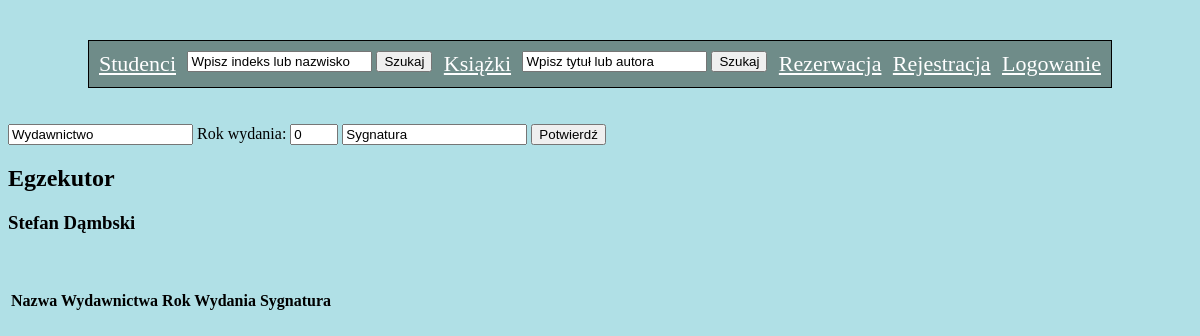
/egzemplarz.php?id_dzielo=4, run on an earlier commit of the app's database.
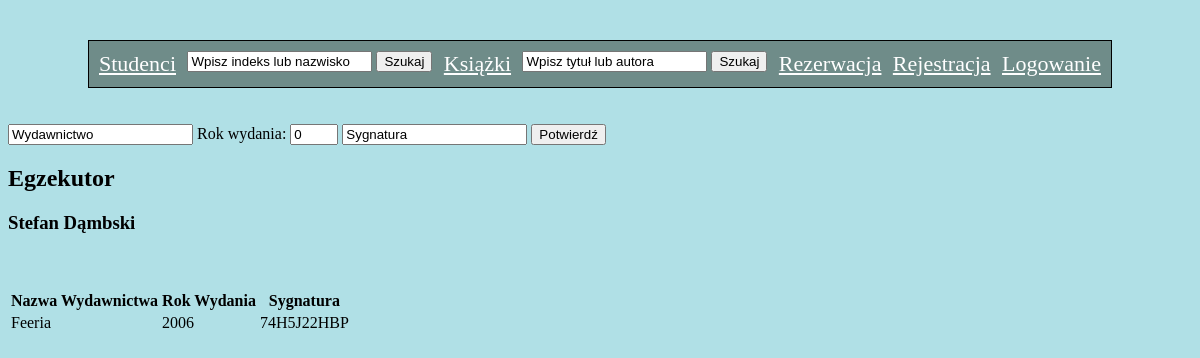
And on a later commit of the database.
### tables this page shows
CREATE TABLE dzielo (
id_dzielo INT(10) NOT NULL AUTO_INCREMENT,
kategoria ENUM('horror', 'thriller', 'science fiction', 'kryminal', 'romans', 'nauka', 'psychologia', 'poezja', 'biografia', 'inna'),
tytul VARCHAR(100) NOT NULL,
autor VARCHAR(100) NOT NULL,
PRIMARY KEY (id_dzielo)
 );

CREATE TABLE egzemplarz (
id_egz INT(10) NOT NULL AUTO_INCREMENT,
dzielo_id INT(10) NOT NULL,
wyd_id INT(10) NOT NULL,
rok_wydania INT(10) DEFAULT NULL,
sygnatura VARCHAR(20) NOT NULL UNIQUE,
CONSTRAINT dziela FOREIGN KEY (dzielo_id) REFERENCES dzielo(id_dzielo) ON UPDATE CASCADE,
CONSTRAINT wydawnictwa FOREIGN KEY (wyd_id) REFERENCES wydawnictwo(id_wyd) ON UPDATE CASCADE,
PRIMARY KEY (id_egz),
CONSTRAINT unEgz UNIQUE (dzielo_id, wyd_id)
 );

CREATE TABLE wydawnictwo (
id_wyd INT(10) NOT NULL AUTO_INCREMENT,
nazwa_wyd VARCHAR(100) NOT NULL,
PRIMARY KEY (id_wyd)
 );

### egzemplarz.php (the view, shortened to what this page needs)
<?php
include 'widok.php';
?>
<div id="nowy_egzemplarz">
	<form action="#" method="POST">
		<input type="text" name="nazwa_wyd" value="Wydawnictwo">
		Rok wydania: <input type="number" name="rok_wydania" min="0" style="width: 40px;" value="0">
		<input type="text" name="nazwa_wyd" value="Sygnatura">
		<input type="submit" value="Potwierdź">
	</form>
</div>
<?php
$link = new mysqli("localhost", "root", "", "biblioteka");
$q = "SELECT * FROM dzielo WHERE id_dzielo={$_GET['id_dzielo']}";
$result = mysqli_query($link, $q) or die($link->error);
$row = $result->fetch_assoc();
echo "<h2>".$row['tytul']."</h2>";
echo "<h3>".$row['autor']."</h2>";
?>
<br><br>
<?php
$q1 = "SELECT nazwa_wyd, egzemplarz.* FROM egzemplarz JOIN wydawnictwo ON id_wyd=wyd_id WHERE dzielo_id={$_GET['id_dzielo']}";
$result1 = mysqli_query($link, $q1) or die($link->error);
?>
<div>
	<table>
		<thead>
			<tr>
				<th>Nazwa Wydawnictwa</th>
				<th>Rok Wydania</th>
				<th>Sygnatura</th>
			</tr>
		</thead>
		<?php
			while ($row1 = $result1->fetch_assoc()): ?>
		<tr>
			<td><?php echo $row1['nazwa_wyd']; ?></td>
			<td><?php echo $row1['rok_wydania']; ?></td>
			<td><?php echo $row1['sygnatura']; ?></td>
		</tr>
		<?php endwhile; ?>
	</table>
</div>

### widok.php (shortened to what this page needs)
<!DOCTYPE html>
<html lang="pl"><head>
<link rel="stylesheet" href="style.css" type="text/css">
</head>
<body>
<div id="studentsearch">
	<a href="index.php"> Studenci </a>
	<form action="szukaj_studenta.php" method="POST">
		<input type="text" name="search" value="Wpisz indeks lub nazwisko">
		<input type="submit" value="Szukaj">
	</form>
	<a href="ksiazki.php"> Książki </a>
	<form action="szukaj_ksiazki.php" method="POST">
		<input type="text" name="search" value="Wpisz tytuł lub autora">
		<input type="submit" value="Szukaj">
	</form>
	<a href="rezerwacja.php"> Rezerwacja </a>
	<?php
	if (isset($_SESSION['zalogowano']) && $_SESSION['zalogowano'] == true) {
		echo '<a class="menu" href="uzytkownik.php">Profil </a>';
		echo '<a class="menu" href="wyloguj.php">Wyloguj </a>';
}
	else {
		echo '<a class="menu" href="rejestracja.php">Rejestracja </a>';
		echo '<a class="menu" href="login.php">Logowanie </a>';
}
	?>
</div>
</body>
</html>

### style.css (style rules this page uses)
body { background-color: powderblue; }
#studentsearch { margin-top: 40px; margin-left: 80px; margin-right: 80px; padding: 10px; border: 1px solid black; display: flex; justify-content: space-between; background: #6f8c89; }
a { color: white; font-size: 22px; }
form { display: inline; }

What changed in the data, as far as the page shows it:
now on this page (row edited): egzemplarz: wyd.nazwa_wyd "Feeria", rok_wydania "2006", sygnatura "74H5J22HBP"
